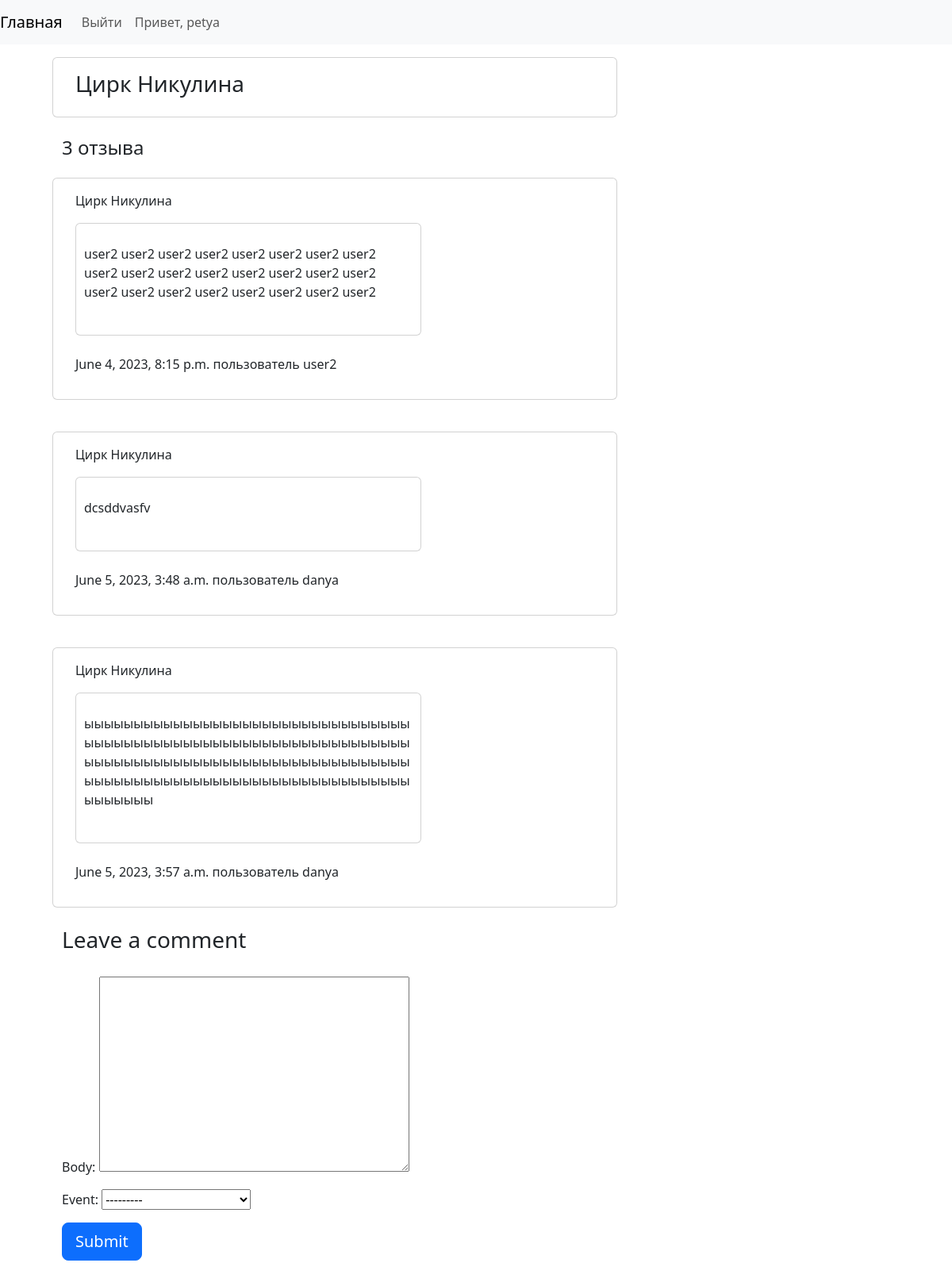
The page /moscow/nikulin-circus/ (signed in) on the database its author committed.
### main/models.py (models this page shows, shortened)
class Event(models.Model):
    title = models.CharField(max_length=50)
    description = models.TextField(max_length=500)
    slug = models.SlugField()
    img = models.ImageField( upload_to=event_path , blank=True, null=True)
    location = models.ForeignKey(Location, on_delete=models.CASCADE)
    def __str__(self):
        return self.title

class Review(models.Model):
    body = models.TextField(max_length=500)
    event = models.ForeignKey(Event, on_delete=models.CASCADE)
    author = models.ForeignKey(User, on_delete=models.CASCADE)
    created_on = models.DateTimeField(blank=True, null=True, auto_now_add=True)
    active = models.BooleanField(default=False)
    class Meta:
        ordering = ['created_on']

### main/views.py (the view)
# urls.py: path('<str:location>/<slug:slug>/', views.event_detail, name='event_detail'),
def event_detail(request, location, slug):
    template_name = 'main/review_detail.html'
    rev = Review.objects.filter(event__slug=slug).filter(event__location__slug=location)
    ev = Event.objects.get(slug=slug)
    reviews = rev.filter(active=True)
    new_review = None
    if request.method == 'POST':
        review_form = ReviewForm(data=request.POST)
        if review_form.is_valid():
            new_review = review_form.save(commit=False)
            new_review.event = ev
            new_review.author = request.user
            new_review.save()
    else:
        review_form = ReviewForm()
    return render(request, template_name, {'event': ev,
                                           'reviews': reviews,
                                           'new_review': new_review,
                                           'review_form': review_form})

### main/forms.py
class ReviewForm(forms.ModelForm):
    class Meta:
        model = Review
        fields = ('body', 'event')

### main/templates/main/review_detail.html (shortened to what this page needs)
{% extends 'base.html' %} {% block content %}
<div class="container">
  <div class="row">
    <div class="col-md-8 card mb-4  mt-3 left  top">
      <div class="card-body">
        <h3>{% block title %} {{ event.title }} {% endblock title %}</h3>
      </div>
    </div>
        <h4>{{ reviews.count }} {% if reviews.count > 1 %} отзывa {% elif  reviews.count < 1 %} отзывов {%else%}отзыв {% endif %}</h4>
        {% for review in reviews %}
        <div class="col-md-8 card mb-4  mt-3 ">
          <div class="card-body">
              {{ review.event }}
              <div class="col-md-8 card mb-4  mt-3" style="padding: 10px;">
                  <p>
                    {{ review.body | linebreaks }}
                  </p>
              </div>
              <p class="font-weight-bold">
                {{ review.created_on }}
                пользователь
                {{ review.author }}
              </p>
          </div>
        </div>
        {% endfor %}
        {% if new_review %}
        <div class="col-md-8 card mb-4  mt-3 ">
          <div class="card-body">
        <div class="alert alert-success" role="alert">
          Your comment is awaiting moderation
        </div>
        {% else %}
        {% if request.user.is_authenticated %}
        <h3>Leave a comment</h3>
        <form method="post" style="margin-top: 1.3em;">
          {{ review_form.as_p }}
          <button type="submit" class="btn btn-primary  btn-lg">Submit</button>
        </form>
      </div>
    </div>
        {% endif %}
        {% endif %}
  </div>
</div>
{% endblock content %}

### dip/templates/base.html (shortened to what this page needs)
{% load static %}
<!doctype html>
<html lang="en">
  <head>
    <link href="https://cdn.jsdelivr.net/npm/bootstrap@5.3.0/dist/css/bootstrap.min.css" rel="stylesheet">
  </head>
  <body>
<nav class="navbar navbar-expand-lg navbar-light bg-light">
  <a class="navbar-brand" href="/">Главная</a>
  <div class="collapse navbar-collapse" id="navbarText">
    <ul class="navbar-nav mr-auto">
      {% if user.is_authenticated %}
      <li class="nav-item">
        <a class="nav-link" href="/logout">Выйти</a>
      </li>
      <li class="nav-item">
        <a class="nav-link" href="#">Привет, {{user.username}}</a>
      </li>
      {% else %}
      <li class="nav-item">
        <a class="nav-link" href="/login">Войти</a>
      </li>
      {% endif %}
    </ul>
  </div>
</nav>
    <div class="container p-5 ">
      <div class="row justify-content-center g-5 ">
          <div class="row justify-content-evenly">
              {% block content %}
              {% endblock content %}
          </div>
</body>
</html>

### rows shown on the page
Event: title "Цирк Никулина"
Review: event "Цирк Никулина", body "user2 user2 user2 user2 user2 user2 user2 user2 user2 user2 user2 user2 user2 user2 user2 user2 user2 user2 user2 user2 user2 user2 user2 user2", created_on "June 4, 2023, 8:15 p.m.", author "user2"
Review: event "Цирк Никулина", body "dcsddvasfv", created_on "June 5, 2023, 3:48 a.m.", author "danya"
Review: event "Цирк Никулина", body "ыыыыыыыыыыыыыыыыыыыыыыыыыыыыыыыыыыыыыыыыыыыыыыыыыыыыыыыыыыыыыыыыыыыыыыыыыыыыыыыыыыыыыыыыыыыыыыыыыыыыыыыыыыыыыыыыыыыыыыыыыыыыыыыыыыыыыыыыыыы", created_on "June 5, 2023, 3:57 a.m.", author "danya"

### other values the page prints
{{ user.username }} "petya"
{{ reviews.count }} "3"
